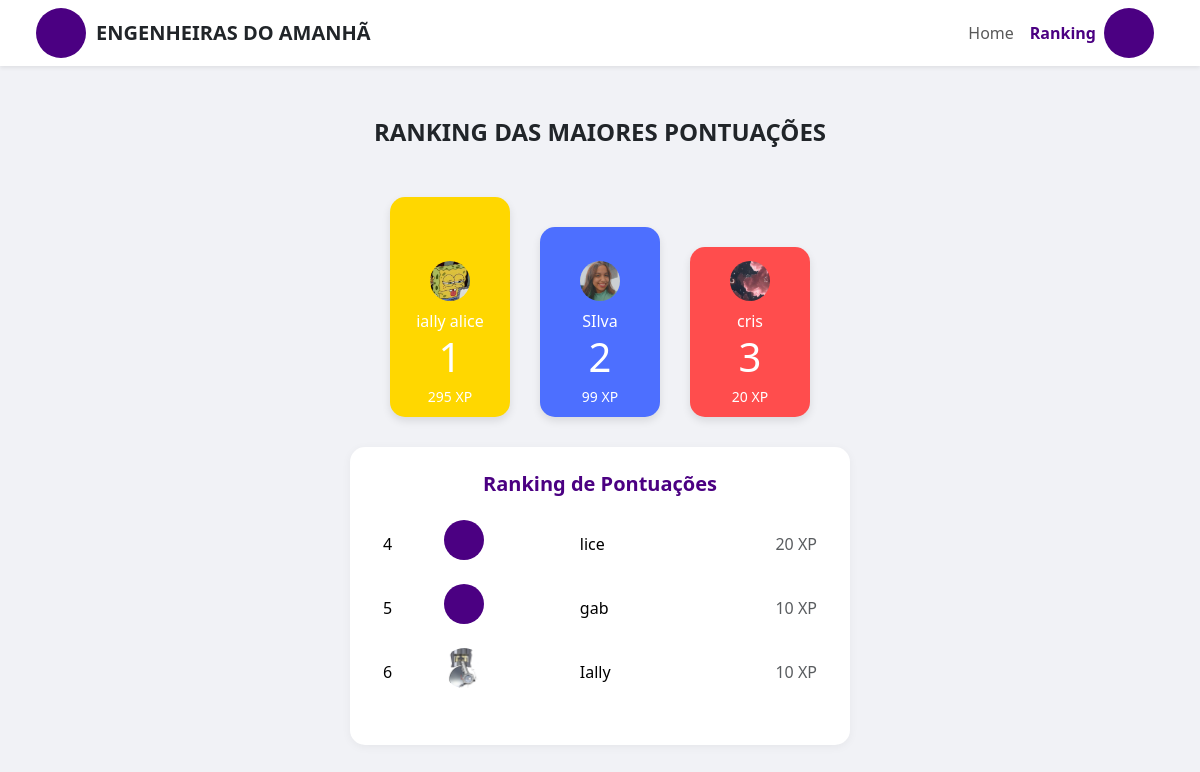
/ranking/, run on an earlier commit of the app's database.
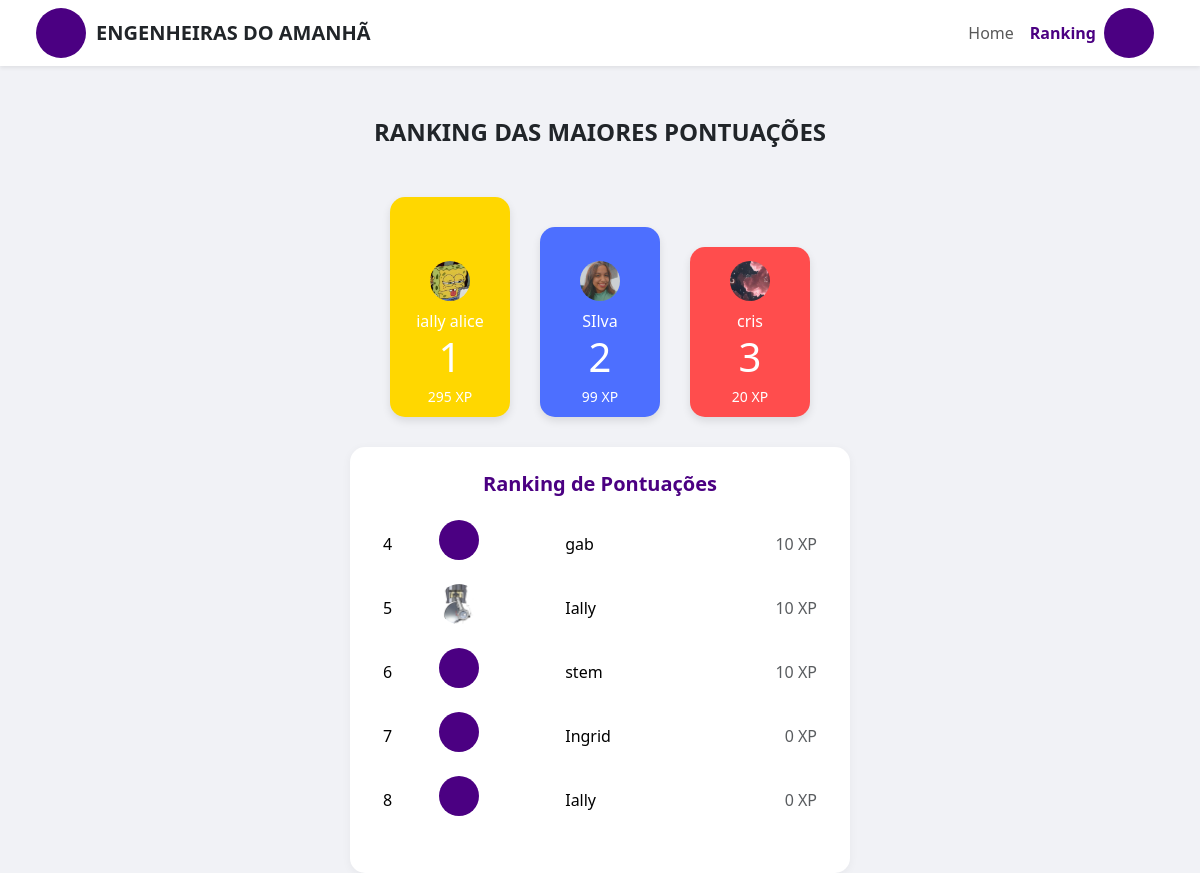
And on a later commit of the database.
### comunidade/models.py (models this page shows, shortened)
class Perfil(models.Model):
    user = models.OneToOneField(User, on_delete=models.CASCADE)
    telefone = models.CharField(max_length=20, blank=True)
    pontos = models.IntegerField(default=0)
    foto = models.ImageField(upload_to='perfil/', blank=True, null=True)
    ultima_interacao = models.DateField(null=True, blank=True)

### comunidade/views.py (the view)
# urls.py: path('ranking/', ranking_view, name='ranking'),
def ranking_view(request):
    perfis = Perfil.objects.select_related('user').order_by('-pontos')
    context = {
        'podio': perfis[:3],
        'restantes': perfis[3:],
    }
    return render(request, 'comunidade/ranking.html', context)

### comunidade/templates/comunidade/ranking.html (shortened to what this page needs)
{% load static %}
<!DOCTYPE html>
<html lang="pt-br">
<head>
  <link href="https://cdn.jsdelivr.net/npm/bootstrap@5.3.2/dist/css/bootstrap.min.css" rel="stylesheet">
  <link rel="stylesheet" href="https://cdn.jsdelivr.net/npm/bootstrap-icons@1.10.5/font/bootstrap-icons.css">
</head>
<body>
<nav class="navbar navbar-expand-lg bg-white shadow-sm px-4 fixed-top">
  <div class="container-fluid">
    <div class="d-flex align-items-center">
      <div class="logo-circle"></div>
      <span class="navbar-brand fw-bold text-uppercase text-dark mb-0">Engenheiras do Amanhã</span>
    </div>
    <ul class="navbar-nav ms-auto d-flex align-items-center">
      <li class="nav-item"><a class="nav-link" href="{% url 'pagina_inicial' %}">Home</a></li>
      <li class="nav-item"><a class="nav-link active" href="{% url 'ranking' %}">Ranking</a></li>
    </ul>
    {% if request.user.perfil.foto %}
      <img src="{{ request.user.perfil.foto.url }}" class="rounded-circle" style="width: 40px; height: 40px; object-fit: cover; cursor: pointer;" data-bs-toggle="offcanvas" data-bs-target="#sidebarPerfil" aria-controls="sidebarPerfil">
    {% else %}
      <div class="logo-circle" data-bs-toggle="offcanvas" data-bs-target="#sidebarPerfil" aria-controls="sidebarPerfil" style="cursor: pointer;"></div>
    {% endif %}
  </div>
</nav>
<div class="container mt-5 text-center">
  <h4 class="fw-bold text-purple mb-4">RANKING DAS MAIORES PONTUAÇÕES</h4>
  <div class="podium">
    {% for perfil in podio %}
      <div class="podium-box {% if forloop.counter == 2 %}first{% elif forloop.counter == 1 %}second{% else %}third{% endif %}">
        {% if perfil.foto %}
          <img src="{{ perfil.foto.url }}" alt="Foto de perfil" class="foto-perfil">
        {% else %}
          <div class="fallback-foto"></div>
        {% endif %}
        <div>{{ perfil.user.first_name|default:"Usuário" }}</div>
        <div class="display-6">{{ forloop.counter }}</div>
        <div class="xp">{{ perfil.pontos }} XP</div>
      </div>
    {% endfor %}
  </div>
  <div class="ranking-table">
    <h5 class="mb-3">Ranking de Pontuações</h5>
    <table class="table table-borderless text-start">
      <tbody>
        {% for perfil in restantes %}
        <tr>
          <td>{{ forloop.counter|add:3 }}</td>
          <td>
            {% if perfil.foto %}
              <img src="{{ perfil.foto.url }}" alt="Foto de perfil" class="foto-perfil">
            {% else %}
              <div class="fallback-foto"></div>
            {% endif %}
          </td>
          <td>{{ perfil.user.first_name }}</td>
          <td class="text-end text-muted">{{ perfil.pontos }} XP</td>
        </tr>
        {% empty %}
        <tr><td colspan="4" class="text-center text-muted">Sem outros usuários no ranking.</td></tr>
        {% endfor %}
      </tbody>
    </table>
  </div>
</div>
</body>
</html>

### comunidade/templates/comunidade/ranking.html (style rules this page uses)
body { background-color: #f1f2f6; font-family: 'Segoe UI', sans-serif; padding-top: 70px; }
.logo-circle { width: 50px; height: 50px; background-color: #4B0082; border-radius: 50%; margin-right: 10px; }
.nav-link.active { font-weight: bold; color: #4B0082 !important; }
.podium { display: flex; justify-content: center; align-items: flex-end; margin: 50px 0 30px; gap: 30px; flex-wrap: wrap; }
.podium-box { display: flex; flex-direction: column; justify-content: flex-end; align-items: center; border-radius: 15px; color: white; width: 120px; padding: 10px; box-shadow: 0 4px 8px rgba(0,0,0,0.1); }
.first { background-color: #4d6fff; height: 190px; }
.second { background-color: #ffd700; height: 220px; }
.third { background-color: #ff4d4d; height: 170px; }
.foto-perfil { width: 40px; height: 40px; border-radius: 50%; object-fit: cover; margin-bottom: 8px; }
.fallback-foto { width: 40px; height: 40px; background-color: #4B0082; border-radius: 50%; margin-bottom: 8px; }
.xp { font-size: 14px; margin-top: 5px; }
.ranking-table { background: white; border-radius: 15px; padding: 25px; box-shadow: 0 2px 10px rgba(0,0,0,0.05); margin: 0 auto; max-width: 500px; }
.ranking-table h5 { font-weight: bold; color: #4B0082; }
.ranking-table td { vertical-align: middle; }

What changed in the data, as far as the page shows it:
removed Perfil: user.first_name "lice", pontos "20", shown under "Ranking de Pontuações"
added Perfil: user.first_name "stem", pontos "10", shown under "Ranking de Pontuações"
added Perfil: user.first_name "Ingrid", pontos "0", shown under "Ranking de Pontuações"
added Perfil: user.first_name "Ially", pontos "0", shown under "Ranking de Pontuações"
